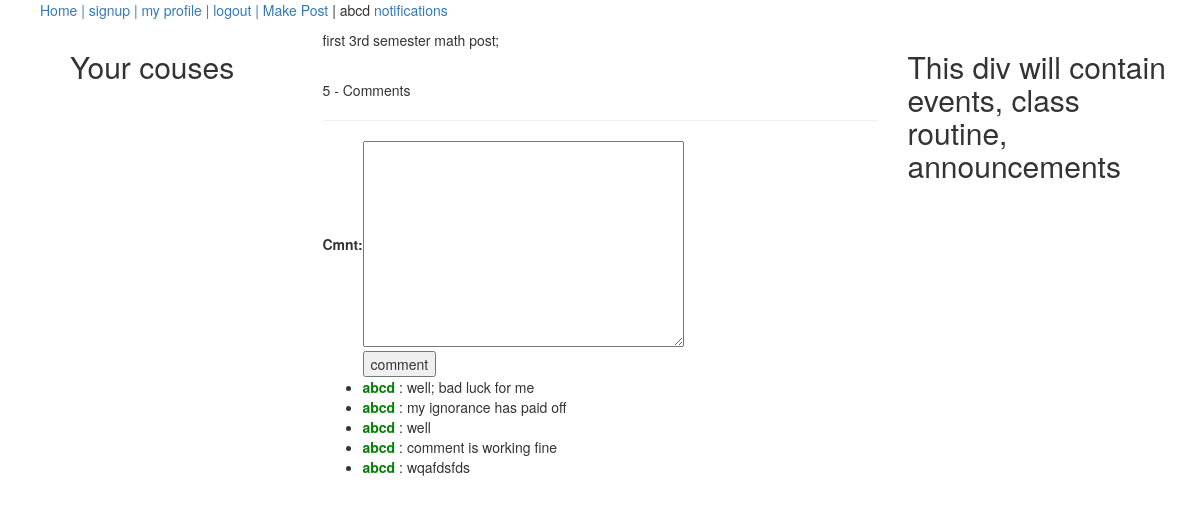
Screenshot of /post/16/ (signed in) with the database file from the repository.
### playground/models.py (models this page shows, shortened)
class Post(models.Model):
	user = models.ForeignKey(User, on_delete=models.CASCADE)
	course = models.ForeignKey(Course, on_delete=models.CASCADE)
	content = models.TextField()

class Comment(models.Model):
	cmnt = models.TextField()
	user = models.ForeignKey(User, on_delete = models.CASCADE, default=1)
	post = models.ForeignKey(Post, on_delete = models.CASCADE, default=1)

### playground/views.py (the view)
# urls.py: path('post/<int:post_id>/', views.post_details, name='post_details'),
@login_required
def post_details(request, post_id):
	p = get_object_or_404(Post, id=post_id)
	postVotes = PostVote.objects.filter(post=p, vote_value=1).count() - PostVote.objects.filter(post=p, vote_value=-1).count()
	voted = True if p.postvote_set.filter(user=request.user).count() else False
	voteStatus = 1
	if voted:
		voteStatus = get_object_or_404(PostVote, user=request.user, post=p).vote_value
	if request.method == 'POST':
		form = CommentForm(request.POST)
		if form.is_valid():
			f = form.save(commit=False)
			f.user = request.user
			f.post = p
			f.save()
			return redirect(reverse('post_details', kwargs={'post_id': post_id}))
	else:
		form = CommentForm()
	resp = render(request, 'playground/post_details.html',
		{'post': p, 'postVotes':postVotes, 'voteStatus': voteStatus, 'form': form}
	)
	return resp

### playground/forms.py
class CommentForm(forms.ModelForm):
	class Meta:
		model = Comment
		fields = ('cmnt',)

### playground/templates/playground/post_details.html (shortened to what this page needs)
{% extends "playground/base.html" %}
{% block mainDiv %}
<div>
	<p>{{ post.content | urlize }}</p>
</div>
<br>
<div>
	<p>{{ post.comment_set.all.count }} - Comments</p>
	<hr>
	<div>
		<div>
			<form method="post">{% csrf_token %}
				<table>
					{{ form.as_table }}
					<tr>
						<td></td>
						<td><input type="submit" value="comment"></td>
					</tr>
				</table>
			</form>
		</div>
		<ul>
			{% for comment in post.comment_set.all %}
				<li>
					<b style="color: green">{{ comment.user }}</b> : {{ comment.cmnt }}
				</li>
			{% endfor %}
		</ul>
	</div>
</div>
{% endblock %}

### playground/templates/playground/base.html (shortened to what this page needs)
<!DOCTYPE html>
<html>
<head>
	<link rel="stylesheet" href="https://maxcdn.bootstrapcdn.com/bootstrap/3.4.0/css/bootstrap.min.css">
</head>
<body>
	<nav>
		<ul>
			<li class="nav"><a href="{% url 'index' %}">Home | </a></li>
			<li class="nav"><a href="{% url 'signup' %}">signup | </a></li>
			<li class="nav"><a href="{% url 'profile' request.user %}">my profile | </a></li>
			<li class="nav"><a href="{% url 'logout' %}">logout | </a></li>
			<li class="nav"><a href="{% url 'makepost' %}">Make Post</a></li>
			<li class="nav"> | {{ request.user }} </li>
			<li class="nav"><a href="notifications/all">notifications</a></li>
		</ul>
	</nav>
	<div class="container">
		<div class="row">
			<nav class="col-sm-3">
				{% include "playground/sidediv.html" %}
			</nav>
			<div class="col-sm-6">
				{% block mainDiv %} {% endblock %}
			</div>
			<div class="col-sm-3">
				{% include "playground/rtsidediv.html" %}
			</div>
		</div>
	</div>
</body>
</html>

### playground/templates/playground/base.html (style rules this page uses)
.nav { list-style-type: none; display: inline-block; }

### rows the page displays
Post: content "first 3rd semester math post;", comment_set.all.count "5"
Comment: user "abcd", cmnt "well; bad luck for me"
Comment: user "abcd", cmnt "my ignorance has paid off"
Comment: user "abcd", cmnt "well"
Comment: user "abcd", cmnt "comment is working fine"
Comment: user "abcd", cmnt "wqafdsfds"

### other values shown
{{ request.user }} "abcd"
